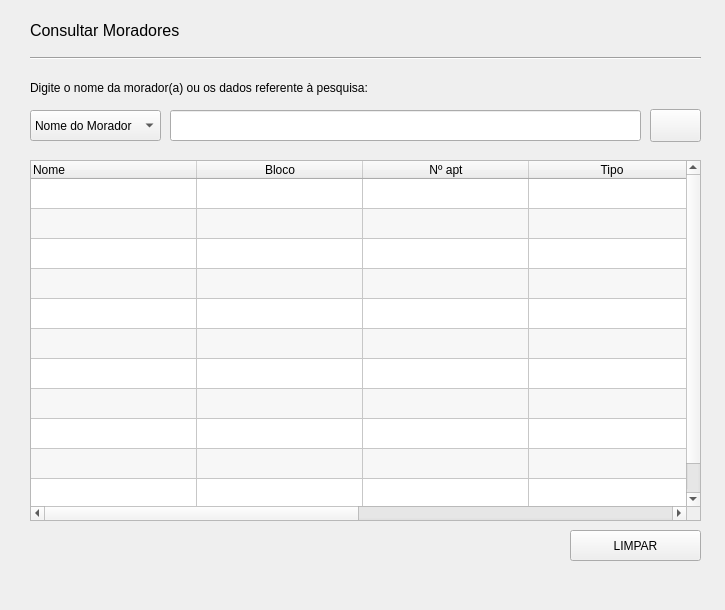
<?xml version="1.0" encoding="UTF-8"?>
<ui version="4.0">
 <class>janelaConsultarVisitantes</class>
 <widget class="QMainWindow" name="janelaConsultarVisitantes">
  <property name="windowModality">
   <enum>Qt::WindowModal</enum>
  </property>
  <property name="geometry">
   <rect>
    <x>0</x>
    <y>0</y>
    <width>725</width>
    <height>610</height>
   </rect>
  </property>
  <property name="minimumSize">
   <size>
    <width>725</width>
    <height>610</height>
   </size>
  </property>
  <property name="maximumSize">
   <size>
    <width>725</width>
    <height>610</height>
   </size>
  </property>
  <property name="windowTitle">
   <string>Prime Condo</string>
  </property>
  <property name="windowIcon">
   <iconset>
    <normaloff>../../../.designer/img/logo.png</normaloff>../../../.designer/img/logo.png</iconset>
  </property>
  <widget class="QWidget" name="centralwidget">
   <widget class="QComboBox" name="comboBoxConsultarMoradores">
    <property name="enabled">
     <bool>true</bool>
    </property>
    <property name="geometry">
     <rect>
      <x>30</x>
      <y>110</y>
      <width>131</width>
      <height>31</height>
     </rect>
    </property>
    <property name="font">
     <font>
      <pointsize>9</pointsize>
     </font>
    </property>
    <item>
     <property name="text">
      <string>Nome do Morador</string>
     </property>
    </item>
    <item>
     <property name="text">
      <string>CPF</string>
     </property>
    </item>
   </widget>
   <widget class="QLabel" name="label">
    <property name="geometry">
     <rect>
      <x>30</x>
      <y>80</y>
      <width>351</width>
      <height>16</height>
     </rect>
    </property>
    <property name="font">
     <font>
      <pointsize>9</pointsize>
     </font>
    </property>
    <property name="text">
     <string>Digite o nome da morador(a) ou os dados referente à pesquisa:</string>
    </property>
   </widget>
   <widget class="Line" name="line">
    <property name="geometry">
     <rect>
      <x>30</x>
      <y>50</y>
      <width>671</width>
      <height>16</height>
     </rect>
    </property>
    <property name="orientation">
     <enum>Qt::Horizontal</enum>
    </property>
   </widget>
   <widget class="QLabel" name="lblTituloConsultarVisitantes">
    <property name="geometry">
     <rect>
      <x>30</x>
      <y>20</y>
      <width>321</width>
      <height>21</height>
     </rect>
    </property>
    <property name="font">
     <font>
      <pointsize>12</pointsize>
      <weight>50</weight>
      <bold>false</bold>
     </font>
    </property>
    <property name="text">
     <string>Consultar Moradores</string>
    </property>
   </widget>
   <widget class="QPushButton" name="btnLimpar">
    <property name="geometry">
     <rect>
      <x>570</x>
      <y>530</y>
      <width>131</width>
      <height>31</height>
     </rect>
    </property>
    <property name="font">
     <font>
      <pointsize>9</pointsize>
     </font>
    </property>
    <property name="text">
     <string>LIMPAR</string>
    </property>
    <property name="autoDefault">
     <bool>false</bool>
    </property>
   </widget>
   <widget class="QTableWidget" name="tblConsultarMoradores">
    <property name="enabled">
     <bool>true</bool>
    </property>
    <property name="geometry">
     <rect>
      <x>30</x>
      <y>160</y>
      <width>671</width>
      <height>361</height>
     </rect>
    </property>
    <property name="font">
     <font>
      <stylestrategy>PreferDefault</stylestrategy>
     </font>
    </property>
    <property name="cursor" stdset="0">
     <cursorShape>PointingHandCursor</cursorShape>
    </property>
    <property name="autoFillBackground">
     <bool>false</bool>
    </property>
    <property name="frameShadow">
     <enum>QFrame::Sunken</enum>
    </property>
    <property name="midLineWidth">
     <number>0</number>
    </property>
    <property name="autoScroll">
     <bool>false</bool>
    </property>
    <property name="autoScrollMargin">
     <number>16</number>
    </property>
    <property name="editTriggers">
     <set>QAbstractItemView::AnyKeyPressed|QAbstractItemView::EditKeyPressed</set>
    </property>
    <property name="tabKeyNavigation">
     <bool>true</bool>
    </property>
    <property name="dragEnabled">
     <bool>false</bool>
    </property>
    <property name="dragDropOverwriteMode">
     <bool>true</bool>
    </property>
    <property name="alternatingRowColors">
     <bool>true</bool>
    </property>
    <property name="showGrid">
     <bool>true</bool>
    </property>
    <property name="gridStyle">
     <enum>Qt::SolidLine</enum>
    </property>
    <property name="sortingEnabled">
     <bool>false</bool>
    </property>
    <property name="wordWrap">
     <bool>true</bool>
    </property>
    <property name="cornerButtonEnabled">
     <bool>true</bool>
    </property>
    <property name="rowCount">
     <number>11</number>
    </property>
    <property name="columnCount">
     <number>6</number>
    </property>
    <attribute name="horizontalHeaderVisible">
     <bool>true</bool>
    </attribute>
    <attribute name="horizontalHeaderCascadingSectionResizes">
     <bool>false</bool>
    </attribute>
    <attribute name="horizontalHeaderMinimumSectionSize">
     <number>43</number>
    </attribute>
    <attribute name="horizontalHeaderDefaultSectionSize">
     <number>166</number>
    </attribute>
    <attribute name="horizontalHeaderHighlightSections">
     <bool>false</bool>
    </attribute>
    <attribute name="horizontalHeaderShowSortIndicator" stdset="0">
     <bool>false</bool>
    </attribute>
    <attribute name="horizontalHeaderStretchLastSection">
     <bool>true</bool>
    </attribute>
    <attribute name="verticalHeaderVisible">
     <bool>false</bool>
    </attribute>
    <attribute name="verticalHeaderShowSortIndicator" stdset="0">
     <bool>false</bool>
    </attribute>
    <attribute name="verticalHeaderStretchLastSection">
     <bool>false</bool>
    </attribute>
    <row>
     <property name="text">
      <string>1</string>
     </property>
    </row>
    <row>
     <property name="text">
      <string>2</string>
     </property>
    </row>
    <row>
     <property name="text">
      <string>3</string>
     </property>
    </row>
    <row>
     <property name="text">
      <string>4</string>
     </property>
    </row>
    <row>
     <property name="text">
      <string>5</string>
     </property>
    </row>
    <row>
     <property name="text">
      <string>6</string>
     </property>
    </row>
    <row>
     <property name="text">
      <string>7</string>
     </property>
    </row>
    <row>
     <property name="text">
      <string>8</string>
     </property>
    </row>
    <row>
     <property name="text">
      <string>9</string>
     </property>
    </row>
    <row>
     <property name="text">
      <string>10</string>
     </property>
    </row>
    <row>
     <property name="text">
      <string>11</string>
     </property>
    </row>
    <column>
     <property name="text">
      <string notr="true">Nome</string>
     </property>
     <property name="textAlignment">
      <set>AlignLeading|AlignVCenter</set>
     </property>
     <property name="background">
      <color>
       <red>255</red>
       <green>255</green>
       <blue>255</blue>
      </color>
     </property>
    </column>
    <column>
     <property name="text">
      <string>Bloco</string>
     </property>
    </column>
    <column>
     <property name="text">
      <string>Nº apt</string>
     </property>
    </column>
    <column>
     <property name="text">
      <string>Tipo</string>
     </property>
    </column>
    <column>
     <property name="text">
      <string>Status</string>
     </property>
    </column>
    <column>
     <property name="text">
      <string>Data de Registro:</string>
     </property>
    </column>
    <item row="0" column="0">
     <property name="text">
      <string/>
     </property>
     <property name="font">
      <font>
       <strikeout>false</strikeout>
      </font>
     </property>
     <property name="textAlignment">
      <set>AlignCenter</set>
     </property>
    </item>
    <item row="0" column="1">
     <property name="text">
      <string/>
     </property>
     <property name="textAlignment">
      <set>AlignCenter</set>
     </property>
    </item>
    <item row="0" column="2">
     <property name="textAlignment">
      <set>AlignCenter</set>
     </property>
    </item>
    <item row="0" column="3">
     <property name="textAlignment">
      <set>AlignCenter</set>
     </property>
    </item>
    <item row="0" column="4">
     <property name="text">
      <string/>
     </property>
     <property name="textAlignment">
      <set>AlignCenter</set>
     </property>
    </item>
    <item row="0" column="5">
     <property name="text">
      <string/>
     </property>
     <property name="textAlignment">
      <set>AlignCenter</set>
     </property>
    </item>
    <item row="1" column="0">
     <property name="text">
      <string/>
     </property>
     <property name="textAlignment">
      <set>AlignCenter</set>
     </property>
    </item>
    <item row="1" column="1">
     <property name="textAlignment">
      <set>AlignCenter</set>
     </property>
    </item>
    <item row="1" column="2">
     <property name="textAlignment">
      <set>AlignCenter</set>
     </property>
    </item>
    <item row="1" column="3">
     <property name="textAlignment">
      <set>AlignCenter</set>
     </property>
    </item>
    <item row="1" column="4">
     <property name="textAlignment">
      <set>AlignCenter</set>
     </property>
    </item>
    <item row="1" column="5">
     <property name="textAlignment">
      <set>AlignCenter</set>
     </property>
    </item>
    <item row="2" column="0">
     <property name="text">
      <string/>
     </property>
     <property name="textAlignment">
      <set>AlignCenter</set>
     </property>
    </item>
    <item row="3" column="0">
     <property name="text">
      <string/>
     </property>
     <property name="textAlignment">
      <set>AlignCenter</set>
     </property>
    </item>
    <item row="4" column="0">
     <property name="text">
      <string/>
     </property>
     <property name="textAlignment">
      <set>AlignCenter</set>
     </property>
    </item>
   </widget>
   <widget class="QLineEdit" name="inputConsultarMoradores">
    <property name="geometry">
     <rect>
      <x>170</x>
      <y>110</y>
      <width>471</width>
      <height>31</height>
     </rect>
    </property>
    <property name="font">
     <font>
      <pointsize>9</pointsize>
     </font>
    </property>
   </widget>
   <widget class="QPushButton" name="btnConsultarMoradores">
    <property name="geometry">
     <rect>
      <x>650</x>
      <y>109</y>
      <width>51</width>
      <height>33</height>
     </rect>
    </property>
    <property name="text">
     <string/>
    </property>
    <property name="icon">
     <iconset>
      <normaloff>../img/lupa.png</normaloff>../img/lupa.png</iconset>
    </property>
   </widget>
  </widget>
 </widget>
 <tabstops>
  <tabstop>comboBoxConsultarMoradores</tabstop>
  <tabstop>inputConsultarMoradores</tabstop>
  <tabstop>tblConsultarMoradores</tabstop>
  <tabstop>btnLimpar</tabstop>
 </tabstops>
 <resources/>
 <connections>
  <connection>
   <sender>btnLimpar</sender>
   <signal>clicked()</signal>
   <receiver>tblConsultarMoradores</receiver>
   <slot>clearContents()</slot>
   <hints>
    <hint type="sourcelabel">
     <x>482</x>
     <y>568</y>
    </hint>
    <hint type="destinationlabel">
     <x>442</x>
     <y>416</y>
    </hint>
   </hints>
  </connection>
  <connection>
   <sender>btnLimpar</sender>
   <signal>clicked()</signal>
   <receiver>inputConsultarMoradores</receiver>
   <slot>clear()</slot>
   <hints>
    <hint type="sourcelabel">
     <x>535</x>
     <y>548</y>
    </hint>
    <hint type="destinationlabel">
     <x>535</x>
     <y>129</y>
    </hint>
   </hints>
  </connection>
 </connections>
</ui>
